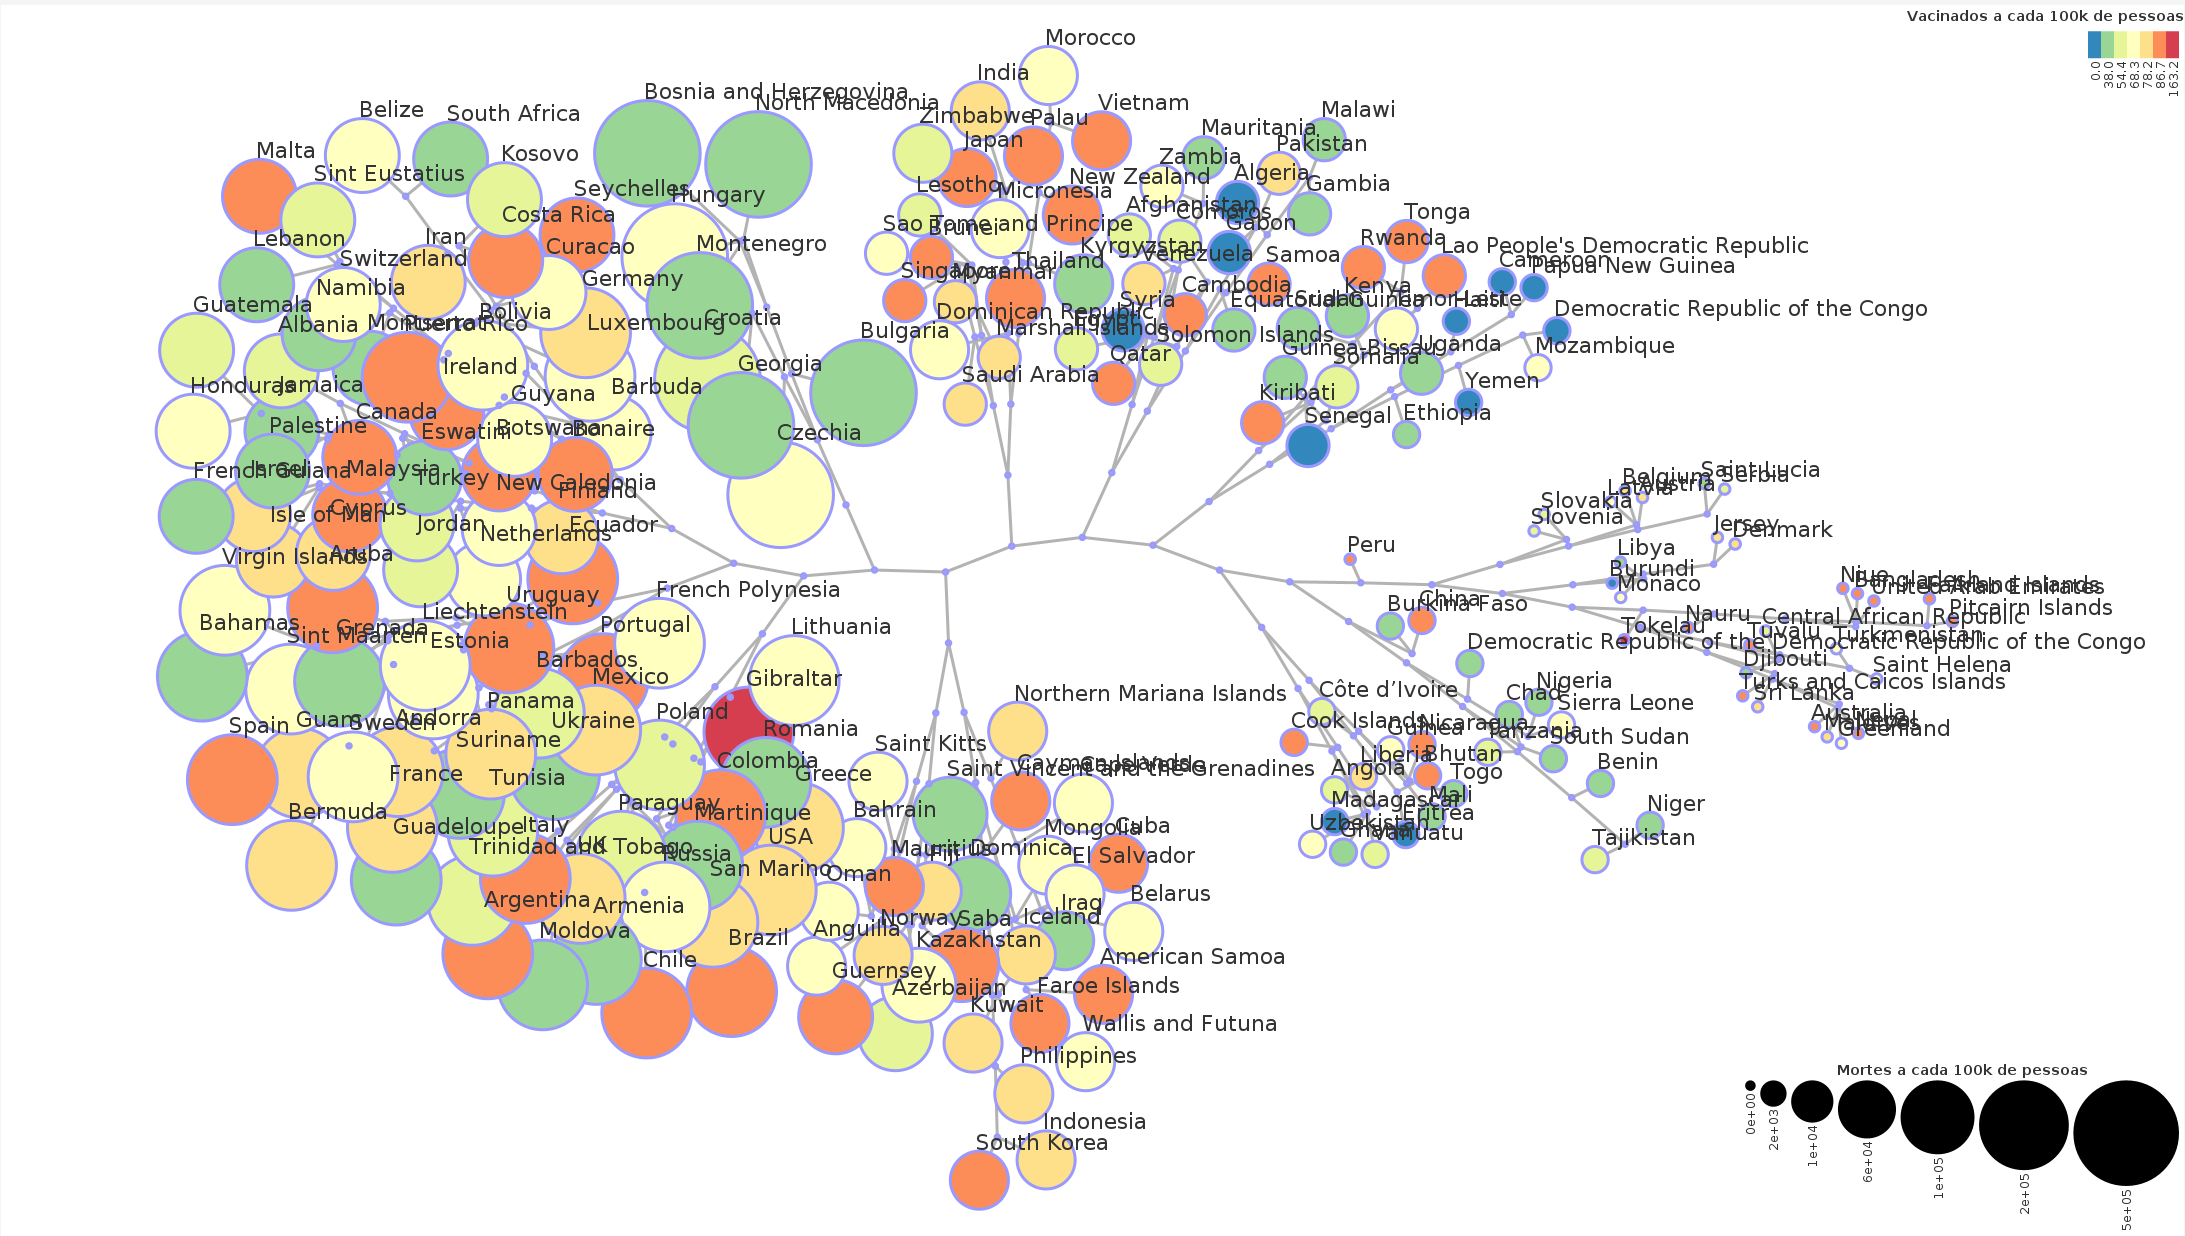

Generate this figure with R:
# if (!require("BiocManager", quietly = TRUE))
#   install.packages("BiocManager")
# 
# install.packages("igraph")
# BiocManager::install("TreeAndLeaf")
# BiocManager::install("RedeR")
# Instalação dos pacostes
# Só precisa ser rodado uma vez
# install.packages("ggplot2")
# install.packages("tidyverse")
# install.packages("cowplot")
# install.packages("scales")
# install.packages("magrittr")
# install.packages("RColorBrewer")

#--- Load required packages
library("RedeR")
library("igraph")
library("TreeAndLeaf")
library(cowplot)
library(dplyr) 
library(ggplot2)
library(tidyverse)
library(scales)
library(maps)
library(RColorBrewer)


######################### Starting the interface ##############################

#--- Set the R-to-Java interface
rdp <- RedPort()

#--- Initialize the R-to-Java interface
calld(rdp)


#--- Clean the interface
# resetd(rdp)

######################### Loading the covid dataset ###########################

#--- Reading the CSV
vaccination <- read.csv("vaccination-data.csv")
global <- read.csv("WHO-COVID-19-global-table-data.csv")

View(vaccination)
View(global)

# Rename the 'country' colunm to region in vaccination dataset
vaccination <- vaccination %>% 
  rename("region" = "COUNTRY")

# Rename the 'Name' colunm to 'region' in global dataset
global <- global %>% 
  rename("region" = "Name")

#--- Changing the name of the countries which are different of each other
vaccination$region <- gsub("United States of America", "USA", vaccination$region)
vaccination$region <- gsub("Viet Nam", "Vietnam", vaccination$region)
vaccination$region <- gsub("Venezuela (Bolivarian Republic of)", "Venezuela", vaccination$region)
vaccination$region <- gsub("The United Kingdom", "UK", vaccination$region)
vaccination$region <- gsub("Syrian Arab Republic", "Syria", vaccination$region)
vaccination$region <- gsub("Russian Federation", "Russia", vaccination$region)
vaccination$region <- gsub("United Republic of Tanzania", "Tanzania", vaccination$region)
vaccination$region <- gsub("Republic of Moldova", "Moldova", vaccination$region)
vaccination$region <- gsub("Republic of Korea", "South Korea", vaccination$region)
vaccination$region <- gsub("occupied Palestinian territory", "Palestine", vaccination$region)
vaccination$region <- gsub("Saint Helena, Ascension and Tristan da Cunha", "Saint Helena", vaccination$region)
vaccination$region <- gsub("Saint Kitts and Nevis", "Saint Kitts", vaccination$region)
vaccination$region <- gsub("Micronesia (Federated States of)", "Micronesia", vaccination$region)
vaccination$region <- gsub("Iran (Islamic Republic of)", "Iran", vaccination$region)
vaccination$region <- gsub("Falkland Islands (Malvinas)", "Falkland Islands", vaccination$region)
vaccination$region <- gsub("Curaçao", "Curacao", vaccination$region)
vaccination$region <- gsub("Congo", "Democratic Republic of the Congo", vaccination$region)
vaccination$region <- gsub("Cabo Verde", "Cape Verde", vaccination$region)
vaccination$region <- gsub("Brunei Darussalam", "Brunei", vaccination$region)
vaccination$region <- gsub("British Virgin Islands", "Virgin Islands", vaccination$region)
vaccination$region <- gsub("Bolivia (Plurinational State of)
", "Bolivia", vaccination$region)
vaccination$region <- gsub("Antigua and Barbuda", "Barbuda", vaccination$region)
vaccination$region <- gsub("Cabo Verde", "Cape Verde", vaccination$region)

global$region <- gsub("United States of America", "USA", global$region)
global$region <- gsub("Viet Nam", "Vietnam", global$region)
global$region <- gsub("Venezuela (Bolivarian Republic of)", "Venezuela", global$region)
global$region <- gsub("The United Kingdom", "UK", global$region)
global$region <- gsub("Syrian Arab Republic", "Syria", global$region)
global$region <- gsub("Russian Federation", "Russia", global$region)
global$region <- gsub("United Republic of Tanzania", "Tanzania", global$region)
global$region <- gsub("Republic of Moldova", "Moldova", global$region)
global$region <- gsub("Republic of Korea", "South Korea", global$region)
global$region <- gsub("occupied Palestinian territory", "Palestine", global$region)
global$region <- gsub("Saint Helena, Ascension and Tristan da Cunha", "Saint Helena", global$region)
global$region <- gsub("Saint Kitts and Nevis", "Saint Kitts", global$region)
global$region <- gsub("Micronesia (Federated States of)", "Micronesia", global$region)
global$region <- gsub("Iran (Islamic Republic of)", "Iran", global$region)
global$region <- gsub("Falkland Islands (Malvinas)", "Falkland Islands", global$region)
global$region <- gsub("Curaçao", "Curacao", global$region)
global$region <- gsub("Congo", "Democratic Republic of the Congo", global$region)
global$region <- gsub("Cabo Verde", "Cape Verde", global$region)
global$region <- gsub("Brunei Darussalam", "Brunei", global$region)
global$region <- gsub("British Virgin Islands", "Virgin Islands", global$region)
global$region <- gsub("Bolivia (Plurinational State of)
", "Bolivia", global$region)
global$region <- gsub("Türkiye", "Turkey", global$region)
global$region <- gsub("Antigua and Barbuda", "Barbuda", global$region)
global$region <- gsub("Palestine, including east Jerusalem", "Palestine", global$region)
global$region <- gsub("Northern Mariana Islands (Commonwealth of the)", "Northern Mariana Islands", global$region)

#--- 
union_ds <- left_join(vaccination, global, by="region")

View(union_ds)

total_union <- length(union_ds$region)
total_global <- length(global$region)
total_vaccination <- length(vaccination$region)

diff_global <- total_global - total_union
diff_global
# 9

# See the columns names of the union
cols_names_union <- colnames(union_ds)
cols_names_union
# [1] "region"                                                       "ISO3"                                                        
# [3] "WHO_REGION"                                                   "DATA_SOURCE"                                                 
# [5] "DATE_UPDATED"                                                 "TOTAL_VACCINATIONS"                                          
# [7] "PERSONS_VACCINATED_1PLUS_DOSE"                                "TOTAL_VACCINATIONS_PER100"                                   
# [9] "PERSONS_VACCINATED_1PLUS_DOSE_PER100"                         "PERSONS_LAST_DOSE"                                           
# [11] "PERSONS_LAST_DOSE_PER100"                                     "VACCINES_USED"                                               
# [13] "FIRST_VACCINE_DATE"                                           "NUMBER_VACCINES_TYPES_USED"                                  
# [15] "PERSONS_BOOSTER_ADD_DOSE"                                     "PERSONS_BOOSTER_ADD_DOSE_PER100"                             
# [17] "WHO.Region"                                                   "Cases...cumulative.total"                                    
# [19] "Cases_cumulative_total_per_100000_population"               "Cases_newly_reported_in_last_7_days"                       
# [21] "Cases_newly_reported_in_last_7_days_per_100000_population"  "Cases_newly_reported_in_last_24_hours"                     
# [23] "Deaths_cumulative_total"                                    "Deaths_cumulative_total_per_100000_population"             
# [25] "Deaths_newly_reported_in_last_7_days"                       "Deaths_newly_reported_in_last_7_days_per_100000_population"
# [27] "Deaths_newly_reported_in_last_24_hours"                    

## - Print the difference between the global and union dataframes
df_diff_global <- anti_join(vaccination, global, by = "region")
df_diff_global$region
# "Bonaire, Sint Eustatius and Saba"


df_diff_vaccination <- anti_join(global, vaccination, by = "region")
df_diff_vaccination$region
# "Global"                          "Réunion"                         "Mayotte"                         "United States Virgin Islands" 
# "Saint Martin"                    "Saint Barthélemy"                "Saint Pierre and Miquelon"       "Other"   
# "Holy See"                        "Democratic People's South Korea"

diff_vaccination <- total_vaccination - total_union
diff_vaccination
# 0

# Transform "region" column into row names
rownames(union_ds) <- union_ds$region

# selecting only the columns that will be used
ds = union_ds[, c("Deaths_cumulative_total_per_100000_population", "PERSONS_VACCINATED_1PLUS_DOSE_PER100")]

# Renaming the columns names
ds <- ds %>% 
  rename("Deaths_per_100k" = "Deaths_cumulative_total_per_100000_population")

ds <- ds %>% 
  rename("Vaccinated_per_100k" = "PERSONS_VACCINATED_1PLUS_DOSE_PER100")

# Printing the new dataset
View(ds)

any(is.na(ds))
# [1] TRUE

# 
ds_wo_na <- na.omit(ds)

any(is.na(ds_wo_na))
# [1] FALSE

nrow(ds_wo_na)
# [1] 228

ncol(ds_wo_na)
# [1] 2

# Calcular a matriz de distância
dist_matrix <- dist(ds_wo_na)

#-- Generate an 'hclust' object from the dataset
hc <- hclust(dist_matrix)

# -- Convert the 'hclust' object into a 'tree-and-leaf' object
tal <- treeAndLeaf(hc)

# --- Map 'iris' variables to the tree-and-leaf graph
# Note: 'refcol = 0' indicates that 'dist_matrix' rownames will be used as mapping IDs
tal <- att.mapv(g = tal, dat = ds_wo_na, refcol = 0)

# Defining the color palette
  # Displaying all the pallets
  # display.brewer.all()
pal <- rev(brewer.pal(7, "Spectral"))

# resetd(rdp)
#--- Set node attributes using the 'att.setv' wrapper function
tal <- att.setv(g = tal, from = "Vaccinated_per_100k", to = "nodeColor", cols = pal, nquant = 7, title = "Ola")
tal <- att.setv(g = tal, from = "Deaths_per_100k", to = "nodeSize", xlim=c(50, 100, 5), nquant = 7)

#--- Set other attributes using igraph shortcuts
V(tal)$nodeAlias <- ""
V(tal)$nodeFontSize[V(tal)$isLeaf] <- 60
E(tal)$edgeColor <- "grey70"

#--- Send the tree-and-leaf graph to RedeR
addGraph(rdp, tal, gzoom=50)

#--- Suggestion: anchor inner nodes to adjust the final layout
selectNodes(rdp, V(tal)$name[!V(tal)$isLeaf], anchor=TRUE)

#--- Call 'relax' to fine-tune the leaf nodes
relax(rdp, p1=10, p2=100, p3=2, p4=120, p5=1)

#--- Add legends
addLegend.color(rdp, tal, title="Vaccinated_per_100k")
addLegend.size(rdp, tal, title="Deaths_per_100k", position="bottomright")
